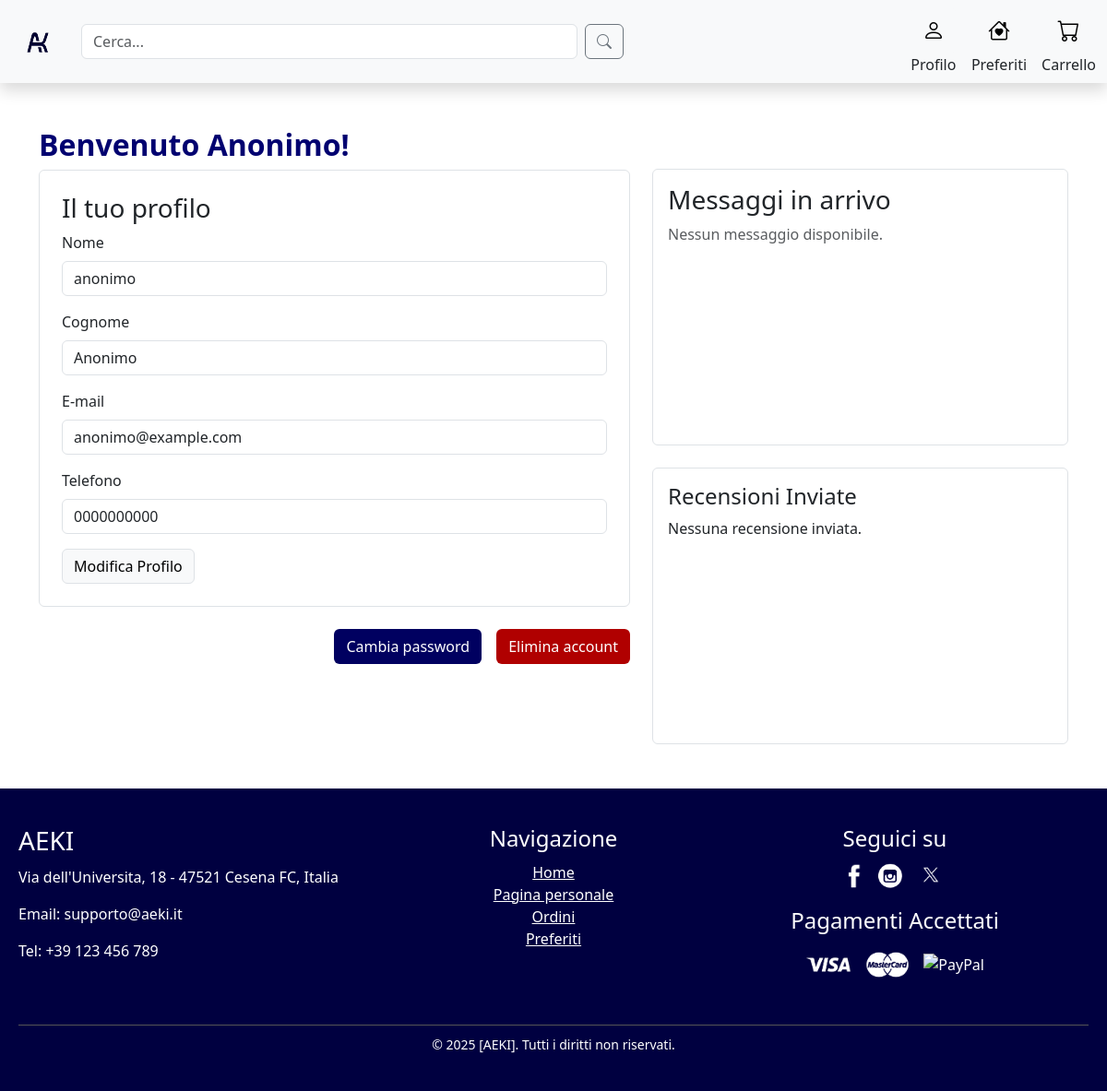
Page /profile.php (signed in) on the committed database.
### tables this page shows
create table Utente (
     Nome VARCHAR(20) not null,
     Cognome VARCHAR(20) not null,
     Username VARCHAR(20) not null,
     Email VARCHAR(30) not null,
     Password VARCHAR(100) not null,
     Tipo VARCHAR(20) not null,
     PartitaIVA VARCHAR(20),
     Telefono VARCHAR(20) not null,
     Icona VARCHAR(50),
     constraint ID_Utente_ID primary key (Username));

### profile.php (called while the page is built, shortened)
<?php
require_once 'bootstrap.php';
$templateParams["titolo"] = "Aeki - Utente";
$templateParams["nome"] = "profile_main.php";
$templateParams["js"] = array(
    "js/viewPasswordProfile.js",
    "js/updateMessages.js",
    "js/updateProfile.js",
    "js/deleteProfile.js",
    "js/remember.js",
    "js/changePassword.js"
);
if (isset($_SESSION['user_id'])) {
    $templateParams["utente"] = $dbh->getUtente($_SESSION['user_id']);
    $templateParams["recensioni"] = $dbh->getRecensioniByUtente($_SESSION['user_id']);
    $templateParams["messaggi"] = $dbh->getMessaggiByUtente($_SESSION['user_id']);
} else {
    header('Location: login.php');
    exit();
}
require 'template/base.php';
?>

### db/database.php (called while the page is built, shortened)
<?php
class DatabaseHelper{
    private $db;
    public function __construct($servername, $username, $password, $dbname){
        $this->db = new mysqli($servername, $username, $password, $dbname);
    }
    public function getUtente($username) {
        $stmt = $this->db->prepare("SELECT * FROM Utente WHERE Username = ?");
        $stmt->bind_param("s", $username);
        $stmt->execute();
        $result = $stmt->get_result();
        return $result->fetch_assoc();
    }
    public function getMessaggiByUtente($username) {
        $stmt = $this->db->prepare("SELECT Testo, Data FROM Notifica WHERE Username = ? ORDER BY Data DESC");
        $stmt->bind_param("s", $username);
        $stmt->execute();
        $result = $stmt->get_result();
        return $result->fetch_all(MYSQLI_ASSOC);
    }
    public function getRecensioniByUtente($username) {
        $stmt = $this->db->prepare("SELECT * FROM Recensione WHERE Username = ?");
        $stmt->bind_param("s", $username);
        $stmt->execute();
        $result = $stmt->get_result();
        return $result->fetch_all(MYSQLI_ASSOC);
    }
}
?>

### bootstrap.php (called while the page is built, shortened)
<?php
require_once("db/database.php");
$dbh = new DatabaseHelper("localhost", "root", "", "aekiDb");
?>

### template/profile_main.php (the view, shortened to what this page needs)
<link rel="stylesheet" href="./css/profile_style.css">
<div class="container my-5">
    <div class="row">
        <section class="col-lg-7">
            <h2 class="fw-bold" style="color: #000070">Benvenuto <?php echo $templateParams["utente"]['Username']; ?>!</h2>
            <div class="border rounded p-4">
                <h3>Il tuo profilo</h3>
                <div class="mb-3">
                    <label for="nome" class="form-label">Nome</label>
                    <input type="text" class="form-control nomeUtente" id="nome" value="<?php echo $templateParams["utente"]['Nome']; ?>" readonly>
                </div>
                <div class="mb-3">
                    <label for="cognome" class="form-label">Cognome</label>
                    <input type="text" class="form-control cognomeUtente" id="cognome" value="<?php echo $templateParams["utente"]['Cognome']; ?>" readonly>
                </div>
                <div class="mb-3">
                    <label for="email" class="form-label">E-mail</label>
                    <input type="email" class="form-control emailUtente" id="email" value="<?php echo $templateParams["utente"]['Email']; ?>" readonly>
                </div>
                <div class="mb-3">
                    <label for="telefono" class="form-label">Telefono</label>
                    <input type="text" class="form-control telefonoUtente" id="telefono" value="<?php echo $templateParams["utente"]['Telefono']; ?>" readonly>
                </div>
                <button type="button" class="btn btn-light border" data-bs-toggle="modal" data-bs-target="#modificaProfiloModal">Modifica Profilo</button>
            </div>
            <div class="d-flex justify-content-end gap-3 mt-4">
                <button type="button" class="btn" style="background-color: #000060;color:#FFFFFF" data-bs-toggle="modal" data-bs-target="#cambiaPasswordModal">Cambia password</button>
                <button type="button" class="btn" style="background-color: #B00000;color:#FFFFFF" data-bs-toggle="modal" data-bs-target="#eliminaAccountModal">Elimina account</button>
            </div>
        </section>
        <aside class="col-lg-5">
            <div class="border rounded p-3 mb-4" style="height: 300px; overflow-y: auto;">
                <h3>Messaggi in arrivo</h3>
                <ul class="list-group messaggi-container" id="messaggi-container">
                    <li id="no-messages" class="text-muted">Nessun messaggio disponibile.</li>
                </ul>
            </div>
            <?php if ($templateParams["utente"]['Tipo'] === 'Cliente'): ?>
                <div class="border rounded p-3" style="height: 300px; overflow-y: auto;">
                    <h4>Recensioni Inviate</h4>
                    <?php if (!empty($templateParams["recensioni"])): ?>
                        <ul class="list-group">
                            <?php foreach ($templateParams["recensioni"] as $recensione): ?>
                                <li class="list-group-item d-flex justify-content-between align-items-center">
                                    <div>
                                        <p><?php echo $recensione['Testo']; ?></p>
                                        <small class="text-muted">Codice Prodotto: <?php echo $recensione['CodiceProdotto']; ?></small>
                                    </div>
                                    <span class="text-muted" style="display: flex; white-space: nowrap;"><?php echo getStars($recensione['stelle']); ?></span>
                                </li>
                            <?php endforeach; ?>
                        </ul>
                    <?php else: ?>
                        <p>Nessuna recensione inviata.</p>
                    <?php endif; ?>
                </div>
            <?php endif; ?>
        </aside>
    </div>
</div>

### css/profile_style.css (style rules this page uses)
aside.col-lg-5 { margin-top: 45px; }
.messaggi-container, .recensioni-container { max-height: 300px; overflow-y: scroll; }

### rows in the picture
utente: Username "Anonimo", Nome "anonimo", Cognome "Anonimo", Email "anonimo@example.com", Telefono "0000000000"
